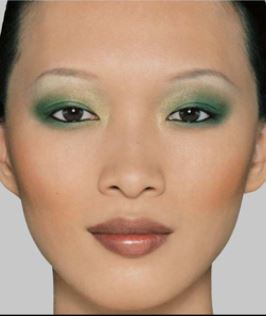
#> input picture example.jpg, 266 x 316 px
$ python makeup_transfer.py example.jpg base.jpg   (Python 2 division)   (older library calls are emulated)
#> lines starting #> are read from the running program, lines starting #| are printed output that depends on the picture
import cv2
import sys
from math import e, sqrt, pi
import numpy as np
import matplotlib.pyplot as plt
import stasm
import wls_filter
import face_morphing

# [17 lines left out: function shading_transfer, not called in this run]

def gaussian(x, s, m):
    return 1/(sqrt(2*pi)*s) * e**(-0.5*(float(x-m)/s)**2)

# [79 lines left out: functions lip_makeup, display, rect_contains, PointInsideTriangle2, cpartition, not called in this run]


def main():

    print "Reading subject image"
    img1 = cv2.imread(sys.argv[1])
#> img1 is the input picture: shape (316, 266, 3); mean B, G, R 121.5, 146, 178.8
    img_gray = cv2.cvtColor(img1, cv2.COLOR_BGR2GRAY)
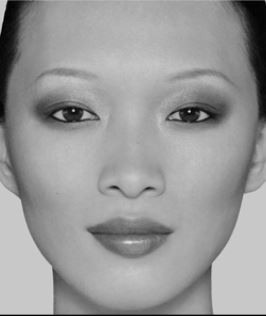
#> img_gray: shape (316, 266); min 0, max 226, mean 153
    img_LAB = cv2.cvtColor(img1, cv2.COLOR_BGR2LAB)
#> img_LAB: shape (316, 266, 3); mean of channels 0, 1, 2 159.8, 136.9, 145.8
    size = img1.shape
#> size = (316, 266, 3)

    print "Getting feature points of subject image"
    landmarks = stasm.search_single(img_gray)
    points1 = stasm.force_points_into_image(landmarks, img_gray)
    points1 = list(map(tuple, points1))

    print "Reading example image"
    img2 = cv2.imread(sys.argv[2])
    img_gray2 = cv2.cvtColor(img2, cv2.COLOR_BGR2GRAY)

    print "Getting feature points of example image"
    landmarks2 = stasm.search_single(img_gray2)
    points2 = stasm.force_points_into_image(landmarks2, img_gray2)
    points2 = list(map(tuple, points2))

    #printing the feature points
    img_points = img1.copy()
    img_points2 = img2.copy()

    for point in points1:
        img_points[int(round(point[1]))][int(round(point[0]))] = 255
    for point in points2:
        img_points2[int(round(point[1]))][int(round(point[0]))] = 255

    #display(img_points)
    #display(img_points2)

    print "Face alignment through warping"
    if( len(points1) == len(points2) ):

        points = []
        alpha = 0

        # Compute weighted average point coordinates
        for i in range(0, len(points1)):
            x = ( 1 - alpha ) * points1[i][0] + alpha * points2[i][0]
            y = ( 1 - alpha ) * points1[i][1] + alpha * points2[i][1]
            points.append((x,y))

        imgMorph = np.zeros(img1.shape, dtype = img1.dtype)

        ##denaulay triangulation

        rect = (0, 0, size[1], size[0])
        subdiv = cv2.Subdiv2D(rect)
        for p in points1:
            subdiv.insert(p)
        triangle_list = subdiv.getTriangleList()

        points_map = {}
        for i in range(len(points1)):
            points_map[ str(points1[i]) ] = i


        #morphing triangle one by one
        for p in triangle_list:
            p1, p2, p3 = (p[0],p[1]), (p[2],p[3]), (p[4],p[5])
            if rect_contains(rect, p1) and rect_contains(rect, p2) and rect_contains(rect, p3) :
                index1 = points_map[str(p1)]
                index2 = points_map[str(p2)]
                index3 = points_map[str(p3)]

                t1 = [p1, p2, p3]
                t2 = [points2[index1], points2[index2], points2[index3]]
                t = [points[index1], points[index2], points[index3]]

                face_morphing.morphTriangle(img1, img2, imgMorph, t1, t2, t, 1)


    distance = 8
    sigmacolor = 85
    #display(imgMorph)

    print "Partitioning the image into C1, C2, C3"
    cmat = cpartition(points1,size[0],size[1])

    print "Layer decomposition"
    lightness_layer = img_LAB[..., 0]
    Ic_A = img_LAB[..., 1]
    Ic_B = img_LAB[..., 2]

    img_LAB2 = cv2.cvtColor(imgMorph, cv2.COLOR_BGR2LAB)
    lightness_layer2 = img_LAB2[..., 0]
    Ec_A = img_LAB2[..., 1]
    Ec_B = img_LAB2[..., 2]

    print "Applying wls filter on base image"
    #face_structure_layer = cv2.bilateralFilter(lightness_layer,distance,sigmacolor,0)
    face_structure_layer, skin_detail_layer = wls_filter.wlsfilter_layer(lightness_layer,cmat)
    #display(face_structure_layer,mode='gray')
    #skin_detail_layer = lightness_layer - face_structure_layer
    Is, Id = face_structure_layer, skin_detail_layer

    print "Applying wls filter on example image"
    #face_structure_layer2 = cv2.bilateralFilter(lightness_layer2,distance,sigmacolor,0)
    face_structure_layer2, skin_detail_layer2 = wls_filter.wlsfilter_layer(lightness_layer2,cmat)
    #skin_detail_layer2 = lightness_layer2 - face_structure_layer2
    #display(skin_detail_layer2,mode='gray')
    Es, Ed = face_structure_layer2, skin_detail_layer2


    #skin detail transfer
    print "Skin detail transfer"
    del_I = 0    #original skin details weight
    del_E = 1    #example skin details weight

    Rd = del_I * Id + del_E * Ed

    #color transfer
    print "Color transfer"

    # [11 lines of commented-out code are left out]


    gamma = 0.8
    Rc_A = (1-gamma)*Ic_A + (gamma)*Ec_A
    Rc_B = (1-gamma)*Ic_B + (gamma)*Ec_B

    for y in xrange(size[0]):
    	for x in xrange(size[1]):
    		if cmat[y][x]==0 or cmat[y][x]==3:
    			#Rc_A[y][x] = 255
    			#Rc_B[y][x] = 255
    			Rc_A[y][x] = Ic_A[y][x]
    			Rc_B[y][x] = Ic_B[y][x]
    			Rd[y][x] = Id[y][x]

    #Highlight and shading transfer
    print("Highlight and shading transfer")
    Rs = Is.copy()
    # shading_transfer(Is, Es, cmat, Rs, size)

    result_LAB = img_LAB.copy()
    result_LAB[..., 0] = Rs + Rd
    result_LAB[..., 1] = Rc_A
    result_LAB[..., 2] = Rc_B
    result = cv2.cvtColor(result_LAB, cv2.COLOR_LAB2BGR)

    #Lip makeup
    print("Lip makeup")
    M = result.copy()
    """
    lip_makeup(M, lightness_layer, imgMorph, lightness_layer2, cmat, size)
    M_LAB = cv2.cvtColor(M, cv2.COLOR_BGR2LAB)
    M_L = M_LAB[..., 0]
    M_A = M_LAB[..., 1]
    M_B = M_LAB[..., 2]

    for y in range(size[0]):
        for x in range(size[1]):
            if(cmat[y][x]==2):
                result_LAB[y][x][0] = M_L[y][x]
                result_LAB[y][x][1] = M_A[y][x]
                result_LAB[y][x][2] = M_B[y][x]

    result = cv2.cvtColor(result_LAB, cv2.COLOR_LAB2BGR)
    """

    cv2.imwrite('morphed.jpg', imgMorph)
    cv2.imwrite('result.jpg', result)
    cv2.imwrite('base_points.jpg', img_points)
    cv2.imwrite('example_points.jpg', img_points2)
    display(result)


if __name__=='__main__':
    main()
#> (the call stopped at in main, `landmarks = stasm.search_single(img_gray)`: stasm is not available in this run)

$ run again, on base1.jpg
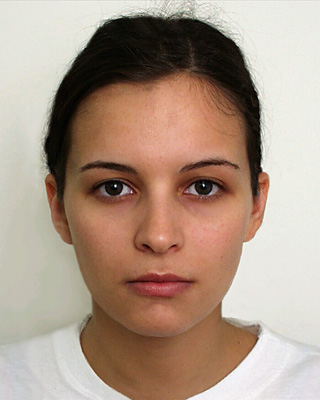
#> input picture base1.jpg, 320 x 400 px
#> in main, img1 is the input picture: shape (400, 320, 3); mean B, G, R 135.1, 151, 172.8
#> in main, `img_gray = cv2.cvtColor(img1, cv2.COLOR_BGR2GRAY)`:
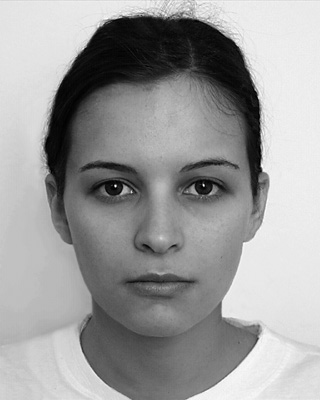
#> img_gray: shape (400, 320); min 0, max 254, mean 155.7
#> img_LAB: shape (400, 320, 3); mean of channels 0, 1, 2 160.7, 134.5, 140.2

$ run again, on base3.jpg
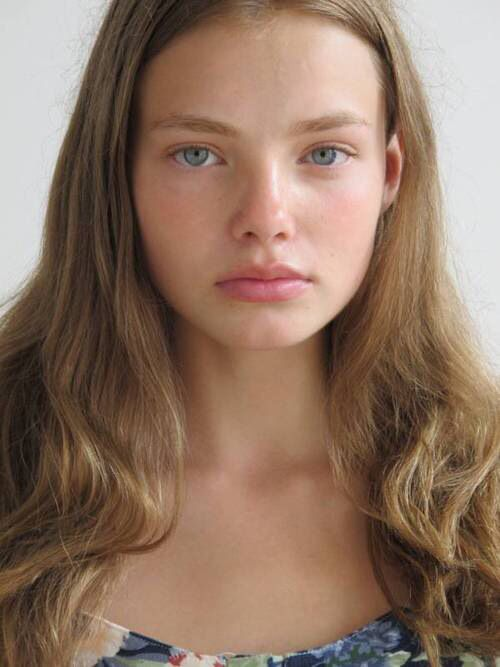
#> input picture base3.jpg, 500 x 667 px
#> in main, img1 is the input picture: shape (667, 500, 3); mean B, G, R 99.2, 116.5, 143
#> in main, `img_gray = cv2.cvtColor(img1, cv2.COLOR_BGR2GRAY)`:
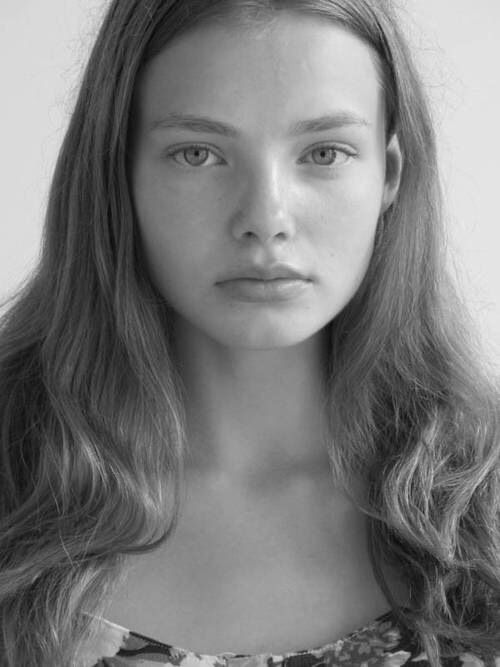
#> img_gray: shape (667, 500); min 9, max 242, mean 122.4
#> img_LAB: shape (667, 500, 3); mean of channels 0, 1, 2 128.2, 136.2, 142
